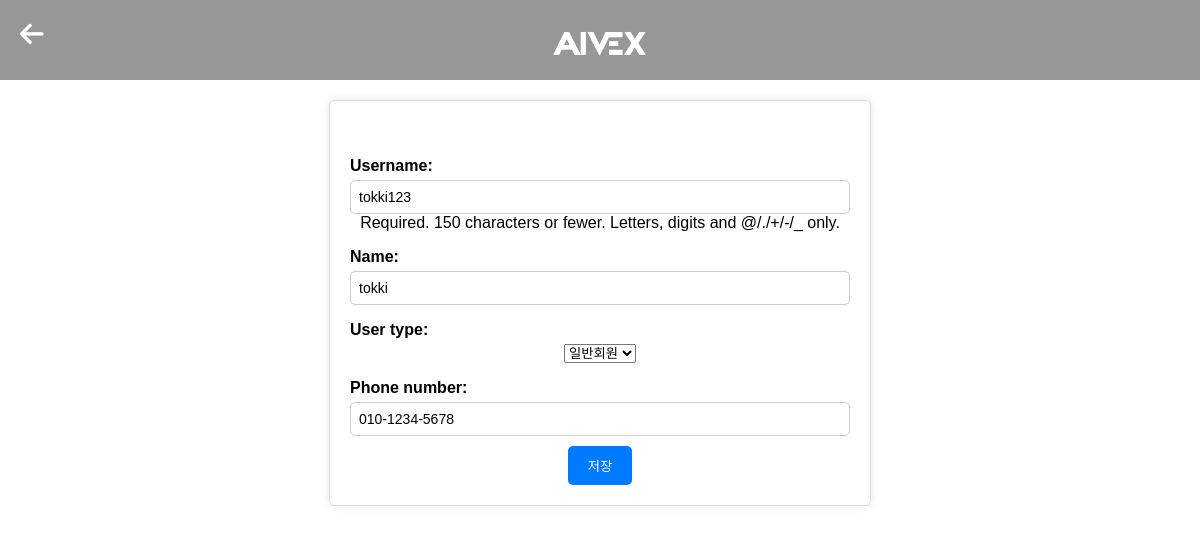
Page /accounts/update/ (signed in) on the committed database.
### accounts/models.py (models this page shows)
class Profile(models.Model):
    USER_TYPE_CHOICES = (
        (None, '선택'),
        ('일반회원', '일반회원'),
        ('기업회원', '기업회원'),
    )
    user = models.OneToOneField(settings.AUTH_USER_MODEL, on_delete=models.CASCADE)
    user_type = models.CharField(max_length=10, choices=USER_TYPE_CHOICES, default='선택')
    name = models.CharField(max_length=100, null=True, blank=True, default='regular')
    phone_number = models.CharField(max_length=20)

### accounts/views.py (the view)
# urls.py: path('update/', views.update_profile, name='update'),
@login_required
def update_profile(request):
    profile, created = Profile.objects.get_or_create(user=request.user)
    if request.method == 'POST':
        user_form = UserUpdateForm(request.POST, instance=request.user)
        profile_form = ProfileUpdateForm(request.POST, instance=profile)
        if user_form.is_valid() and profile_form.is_valid():
            user_form.save()
            profile_form.save()
            messages.success(request, '프로필이 업데이트되었습니다.')
            return redirect('index')
    else:
        user_form = UserUpdateForm(instance=request.user)
        profile_form = ProfileUpdateForm(instance=profile)
    context = {
        'user_form': user_form,
        'profile_form': profile_form,
    }
    return render(request, 'memberinfo.html', context)

### accounts/forms.py
class UserUpdateForm(forms.ModelForm):
    class Meta:
        model = User
        fields = ['username']

class ProfileUpdateForm(forms.ModelForm):
    class Meta:
        model = Profile
        fields = ['name', 'user_type', 'phone_number']

### templates/memberinfo.html (shortened to what this page needs)
<!DOCTYPE html>
{% load static %}
<html lang="ko">
<head>
    <link rel="stylesheet" href="{% static 'css/bass.css' %}">
    <link rel="stylesheet" href="{% static 'memberinfo.css' %}">
    <link rel="stylesheet" href="https://cdnjs.cloudflare.com/ajax/libs/font-awesome/6.0.0-beta3/css/all.min.css" />
</head>
<body>
    <div class="header-sub">
        <a class="back-button" href="{% url 'mypage' %}" ><i class="fa-solid fa-arrow-left fa-xl" style="color: #ffffff;"> </i></a>
        <div class="header__title--wrap">
            <a href="{% url 'mypage' %}" ><button class ="header__title icon" style="cursor:pointer;"></button></a>
        </div>
    </div>
    <div class='container-update'>
        <form method="post">
            {{ user_form.as_p }}
            {{ profile_form.as_p }}
            <button type="submit" class="save">저장</button>
        </form>
    </div>
</body>
</html>

### static/css/bass.css (style rules this page uses)
.icon { background-size: contain; background-repeat: no-repeat; background-position: center; border: none; outline: none; background-color: transparent !important; padding: 0; }
.header__title--wrap { width: 100%; height: 100%; text-align: center; }
.header__title { display: inline-block; width: 95px; height: 32px; background-image: url("../icons/AIVEX_icon_white.png"); margin-top: 17px; }
body { display: flex; flex-direction: column; justify-content: center; align-items: center; margin: 0; font-family: Arial, sans-serif; background-color: #fff; }
.header-sub { position: absolute; top: 0px; display: flex; justify-content: space-between; align-items: center; width: 100%; height: 50px; padding:10px 0px 20px 0px; background-color: rgb(151, 151, 151); }
.back-button { position: absolute; margin-left:10px; font-size: 18px; text-decoration: none; padding: 5px 10px; }

### static/memberinfo.css (style rules this page uses)
.container-update { display: flex; top:100px; position:relative; text-align: center; padding: 20px; background-color: #fff; border: 1px solid #ddd; border-radius: 5px; box-shadow: 0 0 10px rgba(0, 0, 0, 0.1); max-width: 500px; }
form { margin-top: 20px; }
form button.save { padding: 10px 20px; background-color: #007bff; color: #fff; border: none; cursor: pointer; border-radius: 5px; }
.container-update form p { margin-bottom: 10px; }
.container-update form label { display: block; text-align: left; margin-bottom: 5px; font-weight: bold; }
.container-update form input[type="text"], .container-update form input[type="email"] { width: 100%; padding: 8px; font-size: 14px; border: 1px solid #ccc; border-radius: 5px; box-sizing: border-box; }

### rows in the picture
Profile: name "tokki", user_type "일반회원", phone_number "010-1234-5678"
